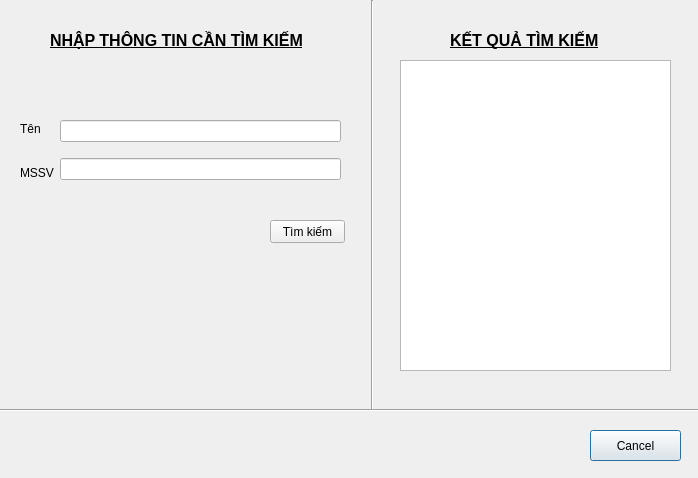
<?xml version="1.0" encoding="UTF-8"?>
<ui version="4.0">
 <class>Search</class>
 <widget class="QDialog" name="Search">
  <property name="geometry">
   <rect>
    <x>0</x>
    <y>0</y>
    <width>698</width>
    <height>478</height>
   </rect>
  </property>
  <property name="windowTitle">
   <string>Dialog</string>
  </property>
  <widget class="QLabel" name="label">
   <property name="geometry">
    <rect>
     <x>50</x>
     <y>20</y>
     <width>311</width>
     <height>41</height>
    </rect>
   </property>
   <property name="text">
    <string>&lt;html&gt;&lt;head/&gt;&lt;body&gt;&lt;p&gt;&lt;span style=&quot; font-size:12pt; font-weight:600; text-decoration: underline;&quot;&gt;NHẬP THÔNG TIN CẦN TÌM KIẾM&lt;/span&gt;&lt;/p&gt;&lt;/body&gt;&lt;/html&gt;</string>
   </property>
  </widget>
  <widget class="QLabel" name="label_2">
   <property name="geometry">
    <rect>
     <x>450</x>
     <y>30</y>
     <width>271</width>
     <height>21</height>
    </rect>
   </property>
   <property name="text">
    <string>&lt;html&gt;&lt;head/&gt;&lt;body&gt;&lt;p&gt;&lt;span style=&quot; font-size:12pt; font-weight:600; text-decoration: underline;&quot;&gt;KẾT QUẢ TÌM KIẾM&lt;/span&gt;&lt;/p&gt;&lt;/body&gt;&lt;/html&gt;</string>
   </property>
  </widget>
  <widget class="Line" name="line">
   <property name="geometry">
    <rect>
     <x>362</x>
     <y>0</y>
     <width>21</width>
     <height>411</height>
    </rect>
   </property>
   <property name="orientation">
    <enum>Qt::Vertical</enum>
   </property>
  </widget>
  <widget class="QListWidget" name="listWidget1">
   <property name="geometry">
    <rect>
     <x>400</x>
     <y>60</y>
     <width>271</width>
     <height>311</height>
    </rect>
   </property>
  </widget>
  <widget class="Line" name="line_2">
   <property name="geometry">
    <rect>
     <x>0</x>
     <y>400</y>
     <width>701</width>
     <height>20</height>
    </rect>
   </property>
   <property name="orientation">
    <enum>Qt::Horizontal</enum>
   </property>
  </widget>
  <widget class="QPushButton" name="pushButton">
   <property name="geometry">
    <rect>
     <x>590</x>
     <y>430</y>
     <width>91</width>
     <height>31</height>
    </rect>
   </property>
   <property name="text">
    <string>Cancel</string>
   </property>
  </widget>
  <widget class="QPushButton" name="pushButton_2">
   <property name="geometry">
    <rect>
     <x>270</x>
     <y>220</y>
     <width>75</width>
     <height>23</height>
    </rect>
   </property>
   <property name="text">
    <string>Tìm kiếm</string>
   </property>
  </widget>
  <widget class="QWidget" name="layoutWidget">
   <property name="geometry">
    <rect>
     <x>20</x>
     <y>110</y>
     <width>321</width>
     <height>81</height>
    </rect>
   </property>
   <layout class="QHBoxLayout" name="horizontalLayout">
    <item>
     <layout class="QVBoxLayout" name="verticalLayout">
      <item>
       <widget class="QLabel" name="label_3">
        <property name="text">
         <string>Tên</string>
        </property>
       </widget>
      </item>
      <item>
       <widget class="QLabel" name="label_4">
        <property name="text">
         <string>MSSV</string>
        </property>
       </widget>
      </item>
     </layout>
    </item>
    <item>
     <layout class="QVBoxLayout" name="verticalLayout_2">
      <item>
       <widget class="QLineEdit" name="name"/>
      </item>
      <item>
       <widget class="QLineEdit" name="mssv"/>
      </item>
     </layout>
    </item>
   </layout>
  </widget>
 </widget>
 <resources/>
 <connections/>
</ui>
